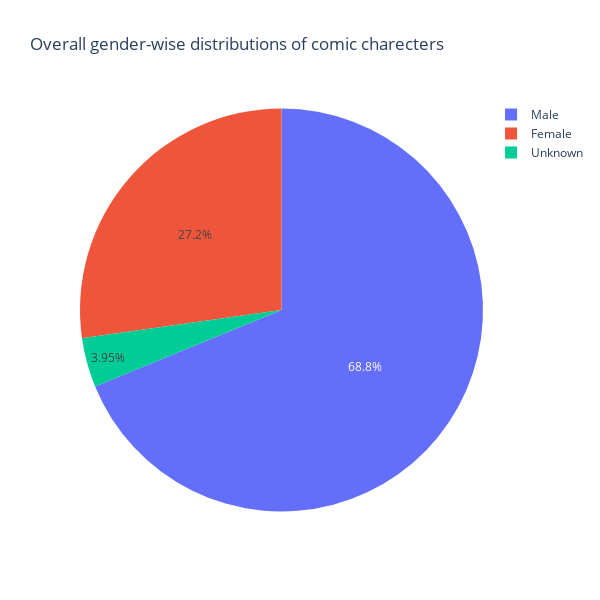

Notebook code cell kept with this figure:
### Code cell
#gender distribution

gender_series = heroes["Gender"].value_counts()

genders = list(gender_series.index)

distributions = list((gender_series/gender_series.sum())*100)

draw2 = go.Pie(labels = genders, values = distributions)


layout = go.Layout(title= "Overall gender-wise distributions of comic charecters", height = 600, width= 600)

data_obj = [draw2]

fig2 = go.Figure(data = data_obj, layout = layout)

py.iplot(fig2, filename = "gender-wise distributions of comic charecters")

### Figure 1 — Plotly figure (JSON) as saved in the notebook; plotly's stock layout.template omitted (floating-point values rounded to 4 significant figures)
{"data": [{"labels": ["Male", "Female", "Unknown"], "type": "pie", "values": [68.8, 27.25, 3.951]}], "layout": {"height": 600, "title": {"text": "Overall gender-wise distributions of comic charecters"}, "width": 600}}
